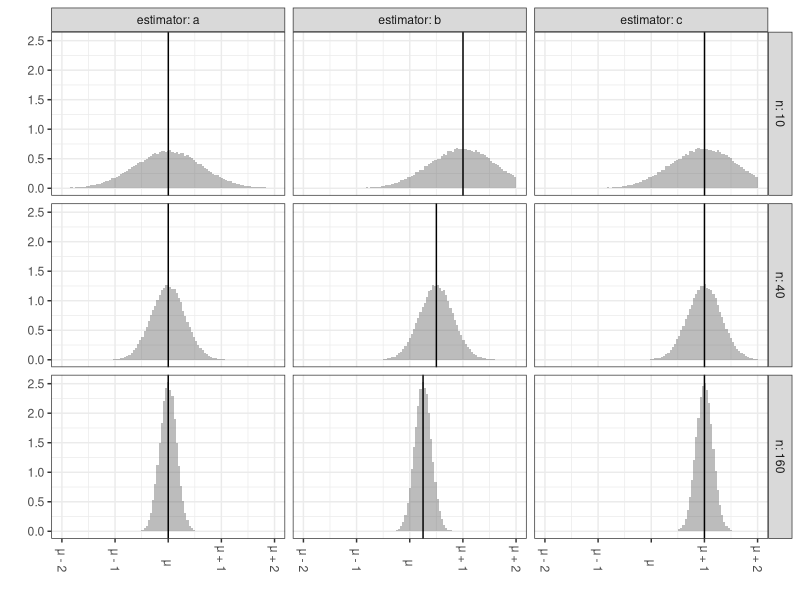
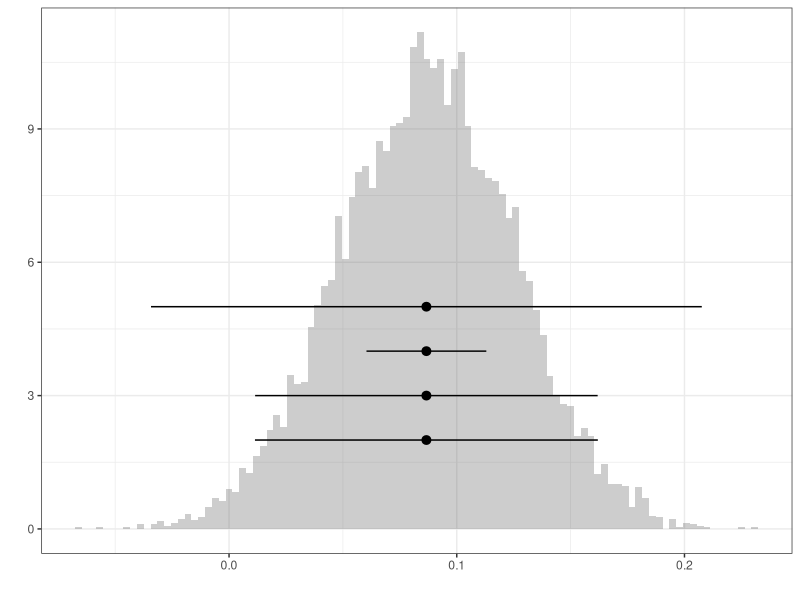

Generate these figures, in order, with R:
## ---- chunk 1
#| echo: false
library(tidyverse) 
library(scales)

theme_set(theme_minimal())
options(scipen = 1, digits = 2)
## ---- chunk 2
#| echo: false
#| out-height: 4in 
set.seed(1234)
error = 2*rnorm(100000)
bias = list(a=function(n) 0, b=function(n) sqrt(10)/sqrt(n), c=function(n) 1)

plotdata = expand_grid(estimator=names(bias), n=c(10,40,160)) %>%
  pmap(function(estimator, n) {
    thebias = bias[[estimator]](n)
    data.frame(estimator=estimator, n=n, muhat=thebias + error / sqrt(n))
    }) %>% bind_rows() 
summaries = plotdata %>% group_by(n, estimator) %>% summarize(mean=mean(muhat))

breaks = seq(-4, 4, by=2)/2 
signs  = case_when(
  breaks < 0 ~ '-', 
  breaks == 0 ~ '',
  breaks > 0 ~ '+')
offsets = case_when(
  breaks != 0 ~ sprintf('%d', abs(breaks)),
  breaks == 0 ~ '')
labels.abstract = sprintf('μ %s %s', signs, offsets)

ggplot(plotdata) + geom_histogram(aes(x=muhat, y=after_stat(density)), bins=100, alpha=.4) + 
                   geom_vline(aes(xintercept=mean), data=summaries) + 
                   scale_x_continuous(breaks=breaks, labels=labels.abstract, limits=range(breaks)) + 
                   facet_grid(n ~ estimator, labeller=labeller(n=label_both, estimator=label_both)) + 
                   theme_bw() + theme(axis.text.x = element_text(angle = -90, vjust = 0.5, hjust=1)) + 
                   xlab('') + ylab('')
## ---- chunk 3
our.seed = 220
set.seed(our.seed)
N = 7233584
n = 625

b0 = floor(.7*N)
b1 = ceiling(.3*N)
y0 = rbinom(n=b0,size=1,prob=.68)
y1 = rbinom(n=b1,size=1,prob=.74)
dfpop = data.frame(y=c(y0,y1), x=c(rep(0,b0),rep(1,b1)))
dfpop = dfpop[sample(1:N),] # shuffle the rows
x = dfpop$x
y = dfpop$y

stat = function(df) { 
  mean(df$y[df$x==1]) - mean(df$y[df$x==0])
}

J = sample(1:N,size=n,replace=T)
dfsam = dfpop[J,]


bootstrap.estimates = replicate(10000, {
  dfboot = dfsam[sample(1:n, size=n, replace=T), ]
  stat(dfboot)
})
width = function(samples, alpha=.05) {
  covg.dif = function(w) { 
    actual = mean( mean(samples) - w/2 <= samples & samples <= mean(samples) + w/2)
    nominal = 1-alpha 
    actual - nominal  
  }
  uniroot(covg.dif, interval=c(0, 2*max(abs(samples-mean(samples)))))$root
}

muhat = stat(dfsam)
muhat.se = sd(bootstrap.estimates)
w95 = width(bootstrap.estimates, alpha=.05)
w999 = width(bootstrap.estimates, alpha=.001)
w50 = width(bootstrap.estimates, alpha=.5)

ggplot() + geom_histogram(aes(x=bootstrap.estimates, y=after_stat(density)), alpha=.3, bins=100) +
           geom_pointrange(aes(y=5, x=muhat, xmin=muhat-w999/2, xmax=muhat+w999/2)) +
           geom_pointrange(aes(y=4, x=muhat, xmin=muhat-w50/2, xmax=muhat+w50/2)) + 
           geom_pointrange(aes(y=3, x=muhat, xmin=muhat - 1.96*muhat.se, xmax=muhat+1.96*muhat.se)) + 
           geom_pointrange(aes(y=2, x=muhat, xmin=muhat-w95/2, xmax=muhat+w95/2)) +
           xlab('') + ylab('') + theme_bw()
